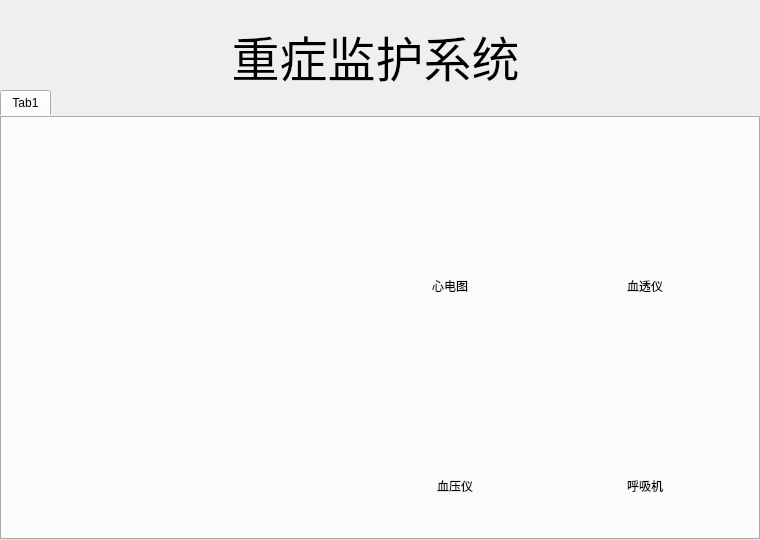
<?xml version="1.0" encoding="UTF-8"?>
<ui version="4.0">
 <class>Main_Dialog</class>
 <widget class="QDialog" name="Main_Dialog">
  <property name="geometry">
   <rect>
    <x>0</x>
    <y>0</y>
    <width>760</width>
    <height>540</height>
   </rect>
  </property>
  <property name="windowTitle">
   <string>Main_Dialog</string>
  </property>
  <property name="styleSheet">
   <string notr="true">border-image: url(:/resource_inside/images/mainbanner.png);</string>
  </property>
  <widget class="QTabWidget" name="tabWidget">
   <property name="geometry">
    <rect>
     <x>0</x>
     <y>90</y>
     <width>760</width>
     <height>450</height>
    </rect>
   </property>
   <property name="styleSheet">
    <string notr="true">border: none;  /* ✅ 移除边框 */</string>
   </property>
   <property name="currentIndex">
    <number>0</number>
   </property>
   <widget class="QWidget" name="tab">
    <property name="styleSheet">
     <string notr="true">border-image: url(:/resource/images/hospitalback.jpg);</string>
    </property>
    <attribute name="title">
     <string>Tab1</string>
    </attribute>
    <widget class="QPushButton" name="btn_Heart">
     <property name="geometry">
      <rect>
       <x>390</x>
       <y>40</y>
       <width>120</width>
       <height>120</height>
      </rect>
     </property>
     <property name="styleSheet">
      <string notr="true">border-image: url(:/resource/images/heart.png);</string>
     </property>
     <property name="text">
      <string/>
     </property>
    </widget>
    <widget class="QPushButton" name="btn_Pressure">
     <property name="geometry">
      <rect>
       <x>390</x>
       <y>240</y>
       <width>120</width>
       <height>120</height>
      </rect>
     </property>
     <property name="styleSheet">
      <string notr="true">border-image: url(:/resource/images/pressure.png);</string>
     </property>
     <property name="text">
      <string/>
     </property>
    </widget>
    <widget class="QPushButton" name="btn_Blood">
     <property name="geometry">
      <rect>
       <x>570</x>
       <y>40</y>
       <width>120</width>
       <height>120</height>
      </rect>
     </property>
     <property name="styleSheet">
      <string notr="true">border-image: url(:/resource/images/blood.png);</string>
     </property>
     <property name="text">
      <string/>
     </property>
    </widget>
    <widget class="QPushButton" name="btn_Breath">
     <property name="geometry">
      <rect>
       <x>570</x>
       <y>240</y>
       <width>120</width>
       <height>120</height>
      </rect>
     </property>
     <property name="styleSheet">
      <string notr="true">border-image: url(:/resource/images/breath.png);</string>
     </property>
     <property name="text">
      <string/>
     </property>
    </widget>
    <widget class="QLabel" name="lab_Heart">
     <property name="geometry">
      <rect>
       <x>420</x>
       <y>160</y>
       <width>60</width>
       <height>20</height>
      </rect>
     </property>
     <property name="styleSheet">
      <string notr="true">border-image: none;
background-color: transparent;
color: rgb(0, 0, 0);

font: 16pt &quot;Microsoft YaHei UI&quot;;</string>
     </property>
     <property name="text">
      <string>心电图</string>
     </property>
     <property name="alignment">
      <set>Qt::AlignmentFlag::AlignCenter</set>
     </property>
    </widget>
    <widget class="QLabel" name="lab_Blood">
     <property name="geometry">
      <rect>
       <x>610</x>
       <y>160</y>
       <width>70</width>
       <height>20</height>
      </rect>
     </property>
     <property name="styleSheet">
      <string notr="true">border-image: none;
background-color: transparent;
color: rgb(0, 0, 0);

font: 16pt &quot;Microsoft YaHei UI&quot;;</string>
     </property>
     <property name="text">
      <string>血透仪</string>
     </property>
     <property name="alignment">
      <set>Qt::AlignmentFlag::AlignCenter</set>
     </property>
    </widget>
    <widget class="QLabel" name="lab_Pressure">
     <property name="geometry">
      <rect>
       <x>420</x>
       <y>360</y>
       <width>70</width>
       <height>20</height>
      </rect>
     </property>
     <property name="styleSheet">
      <string notr="true">border-image: none;
background-color: transparent;
color: rgb(0, 0, 0);

font: 16pt &quot;Microsoft YaHei UI&quot;;</string>
     </property>
     <property name="text">
      <string>血压仪</string>
     </property>
     <property name="alignment">
      <set>Qt::AlignmentFlag::AlignCenter</set>
     </property>
    </widget>
    <widget class="QLabel" name="lab_Breath">
     <property name="geometry">
      <rect>
       <x>610</x>
       <y>360</y>
       <width>70</width>
       <height>20</height>
      </rect>
     </property>
     <property name="styleSheet">
      <string notr="true">border-image: none;
background-color: transparent;
color: rgb(0, 0, 0);

font: 16pt &quot;Microsoft YaHei UI&quot;;</string>
     </property>
     <property name="text">
      <string>呼吸机</string>
     </property>
     <property name="alignment">
      <set>Qt::AlignmentFlag::AlignCenter</set>
     </property>
    </widget>
   </widget>
  </widget>
  <widget class="QLabel" name="lab_Title">
   <property name="geometry">
    <rect>
     <x>80</x>
     <y>10</y>
     <width>591</width>
     <height>91</height>
    </rect>
   </property>
   <property name="font">
    <font>
     <family>Microsoft YaHei UI</family>
     <pointsize>36</pointsize>
     <italic>false</italic>
     <bold>false</bold>
     <underline>false</underline>
    </font>
   </property>
   <property name="styleSheet">
    <string notr="true">border-image: none;
background-color: transparent;
color: rgb(0, 0, 0);
font: 36pt &quot;Microsoft YaHei UI&quot;;</string>
   </property>
   <property name="text">
    <string>重症监护系统</string>
   </property>
   <property name="alignment">
    <set>Qt::AlignmentFlag::AlignCenter</set>
   </property>
  </widget>
 </widget>
 <resources/>
 <connections/>
</ui>
